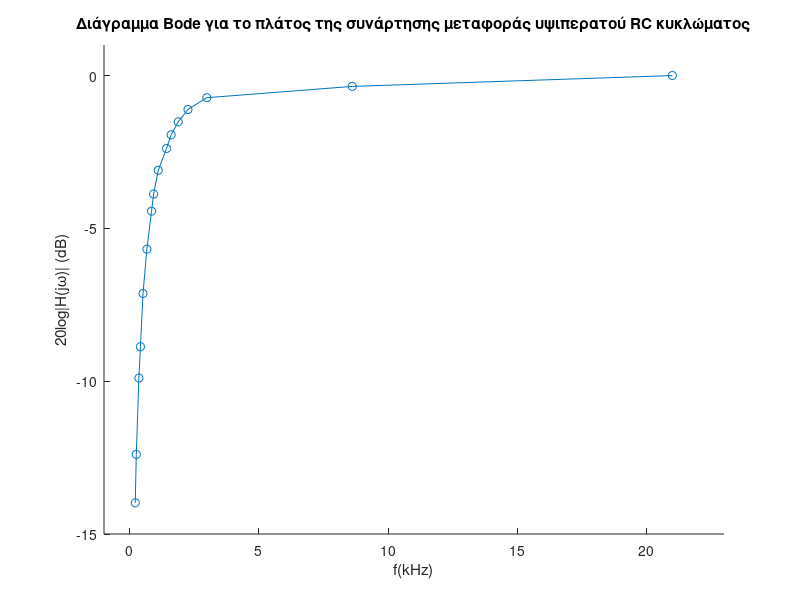

Source code (MATLAB):
%%Για την αναφορά του δευτέρου εργαστηρίου των κυκλωμάτων
%%Μανώλης 16/11/2019
close all
clear all
%% Υψιπερατό RC -- 1ο κύκλωμα

kHz=[0.21 0.25 0.35 0.41 0.51 0.66 0.84 0.92 1.1 1.42 1.6 1.87 2.25 2.98 8.61 21];
v0pp_div=[1 1.2 1.6 1.8 2.2 2.6 3 3.2 3.5 3.8 4 4.2 4.4 4.6 4.8 5];
v0pp_v=2.*v0pp_div;
% a= v0pp/vSpp (absolute values)
a=v0pp_div./5;
db=20*log10(a);

hold on;
figure(1);
axis([-1 23 -15 1]);
scatter(kHz, db, 'o');
plot(kHz, db);
xlabel('f(kHz)');
ylabel('20log|H(jω)| (dB)');
title('Διάγραμμα Bode για το πλάτος της συνάρτησης μεταφοράς υψιπερατού RC κυκλώματος');
hold off;






